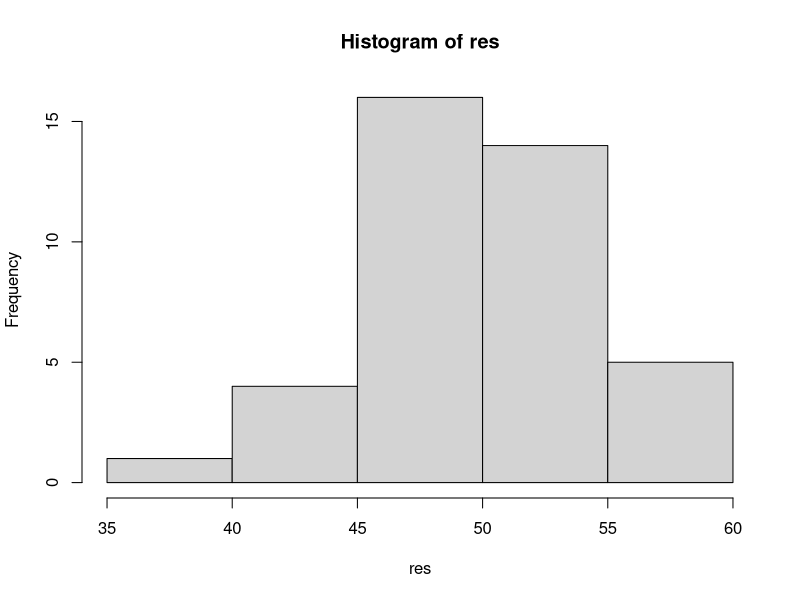

Write R code to recreate this figure.
number <- 100
people <- 40
res <- apply(matrix( sample(0:1, number * people, replace = TRUE), people, number), 1, sum)
hist(res)